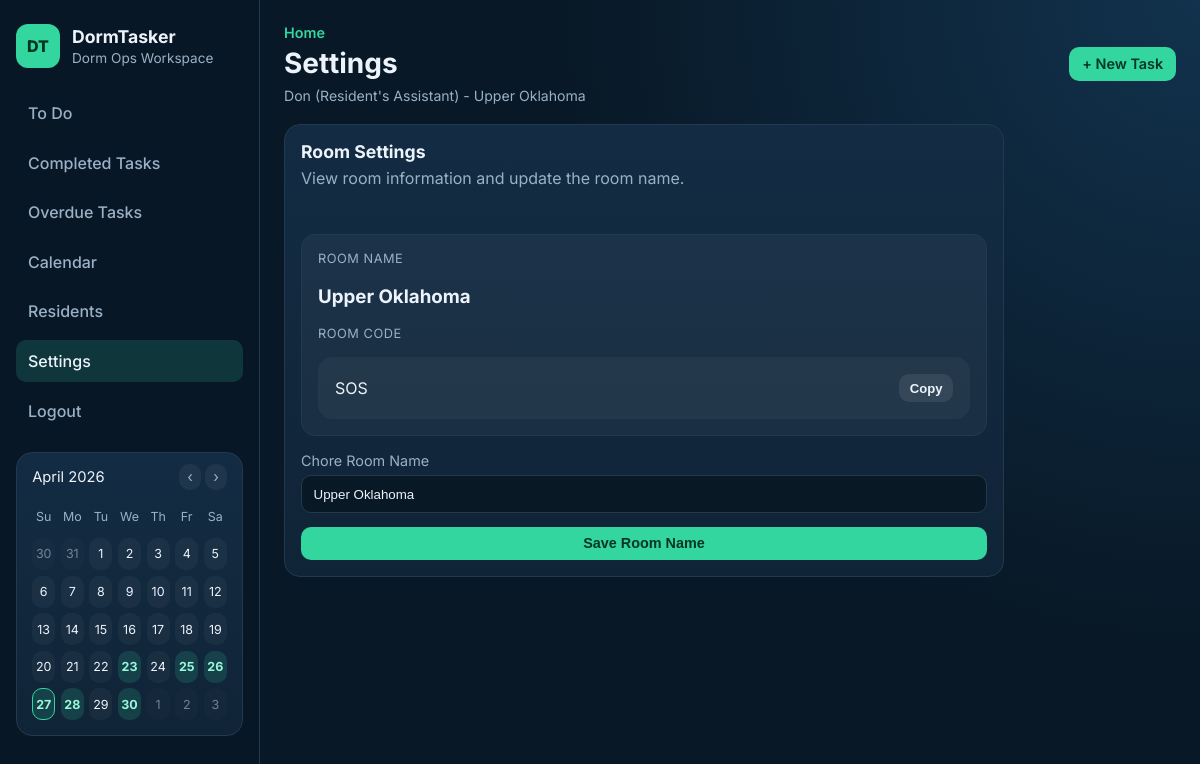
Page /settings (signed in) on the committed database.
### tables this page shows
CREATE TABLE users (
            id INTEGER PRIMARY KEY AUTOINCREMENT,
            name TEXT NOT NULL,
            role TEXT NOT NULL CHECK (role IN ('RA', 'Resident'))
        , email TEXT, password_hash TEXT, room_id INTEGER);

CREATE TABLE rooms (
            id INTEGER PRIMARY KEY AUTOINCREMENT,
            room_name TEXT NOT NULL,
            room_code TEXT NOT NULL UNIQUE,
            created_by INTEGER,
            FOREIGN KEY (created_by) REFERENCES users (id)
        );

### app.py (the view, shortened to what this page needs)
@app.route("/settings", methods=["GET", "POST"])
@login_required
def settings():
    room_id = g.current_user["room_id"]
    room = service.get_room(room_id)
    room = service.get_room(room_id)
    return render_template(
        "settings.html",
        page_title="Settings",
        room=room,
        user_role=g.current_user["role"],
    )

### app.py (called while the page is built)
def _format_user_role(role):
    return "Resident's Assistant" if role == "RA" else role

@app.before_request
def load_current_user():
    user_id = session.get("user_id")
    g.current_user = get_user_by_id(user_id) if user_id else None

@app.context_processor
def inject_current_user():
    current_user = g.get("current_user")
    if current_user:
        if current_user["role"] == "RA":
            chore_list = service.get_chores(room_id=current_user["room_id"])
        else:
            chore_list = service.get_resident_chores(current_user["id"], room_id=current_user["room_id"])
        calendar_data = _calendar_context(chore_list)
    else:
        calendar_data = {}
    return {
        "current_user": current_user,
        "current_path": request.path,
        "current_user_role_text": _format_user_role(current_user["role"]) if current_user else None,
        **calendar_data,
    }

### auth.py (called while the page is built)
def login_required(func):
    @wraps(func)
    def wrapper(*args, **kwargs):
        if not session.get("user_id"):
            flash("Please log in to continue.", "error")
            return redirect(url_for("login"))
        return func(*args, **kwargs)
    return wrapper

def get_user_by_id(user_id):
    conn = get_db_connection()
    user = conn.execute(
        """
        SELECT u.id, u.name, u.email, u.role, u.room_id, r.room_name, r.room_code
        FROM users u
        LEFT JOIN rooms r ON u.room_id = r.id
        WHERE u.id = ?
        """,
        (user_id,),
    ).fetchone()
    conn.close()
    return dict(user) if user else None

### database.py (called while the page is built)
def get_db_connection():
    conn = sqlite3.connect(DB_PATH)
    conn.row_factory = sqlite3.Row
    return conn

### services.py (called while the page is built)
    @staticmethod
    def _format_due_label(due_date: Optional[str], due_time: Optional[str]) -> str:
        if not due_date:
            return "No due date"
        parsed_date = datetime.strptime(due_date, "%Y-%m-%d").strftime("%B %d, %Y")
        if due_time:
            parsed_time = datetime.strptime(due_time, "%H:%M").strftime("%I:%M %p").lstrip("0")
            return f"Due: {parsed_date} at {parsed_time}"
        return f"Due: {parsed_date}"

    @staticmethod
    def _map_chore(row) -> Chore:
        return Chore(
            id=row["id"],
            title=row["title"],
            description=row["description"] or "",
            due_date=row["due_date"],
            status=row["status"],
        )

### templates/settings.html (shortened to what this page needs)
{% extends "base.html" %}
{% block page_title %}Settings{% endblock %}
{% block content %}
    <section class="card-panel settings-grid">
        <div class="panel-head">
            <h3>Room Settings</h3>
            <p>View room information and update the room name.</p>
        </div>
        <div class="room-card">
            <p class="stat-label">Room Name</p>
            <h3>{{ room.room_name }}</h3>
            <p class="stat-label">Room Code</p>
            <div class="code-card">
                <span>{{ room.room_code }}</span>
                {% if user_role == 'RA' %}
                    <button type="button" class="btn btn-soft btn-small" onclick="navigator.clipboard.writeText('{{ room.room_code }}')">Copy</button>
                {% endif %}
            </div>
        </div>
        {% if user_role == 'RA' %}
            <form method="post" class="task-form settings-form">
                <div class="field">
                    <label for="room_name">Chore Room Name</label>
                    <input type="text" id="room_name" name="room_name" value="{{ room.room_name }}" required>
                </div>
                <button class="btn btn-primary" type="submit">Save Room Name</button>
            </form>
        {% endif %}
    </section>
{% endblock %}

### templates/base.html (shortened to what this page needs)
<!DOCTYPE html>
<html lang="en">
<head>
    <link rel="stylesheet" href="{{ url_for('static', filename='style.css') }}">
</head>
<body>
    <div class="app-shell">
        <aside class="sidebar">
            <div class="brand">
                <span class="brand-badge">DT</span>
                <div>
                    <h1>DormTasker</h1>
                    <p>Dorm Ops Workspace</p>
                </div>
            </div>
            <nav class="sidebar-nav">
                {% if current_user %}
                    <a href="{{ url_for('dashboard') }}" class="nav-link{% if current_path == url_for('dashboard') %} active{% endif %}">To Do</a>
                    {% if current_user.role == "RA" %}
                        <a href="{{ url_for('completed_tasks') }}" class="nav-link{% if current_path == url_for('completed_tasks') %} active{% endif %}">Completed Tasks</a>
                        <a href="{{ url_for('overdue_tasks') }}" class="nav-link{% if current_path == url_for('overdue_tasks') %} active{% endif %}">Overdue Tasks</a>
                        <a href="{{ url_for('calendar_view') }}" class="nav-link{% if current_path == url_for('calendar_view') %} active{% endif %}">Calendar</a>
                        <a href="{{ url_for('residents') }}" class="nav-link{% if current_path == url_for('residents') %} active{% endif %}">Residents</a>
                        <a href="{{ url_for('settings') }}" class="nav-link{% if current_path == url_for('settings') %} active{% endif %}">Settings</a>
                    {% endif %}
                    <a href="{{ url_for('logout') }}" class="nav-link">Logout</a>
                {% else %}
                    <a href="{{ url_for('login') }}" class="nav-link">Login</a>
                    <a href="{{ url_for('register') }}" class="nav-link">Register</a>
                {% endif %}
            </nav>
            {% if current_user %}
                <section class="sidebar-card sidebar-calendar">
                    <div class="calendar-head">
                        <span>{{ calendar_label }}</span>
                        <div class="calendar-nav">
                            <a href="{{ current_path }}?calendar_month={{ calendar_prev }}">‹</a>
                            <a href="{{ current_path }}?calendar_month={{ calendar_next }}">›</a>
                        </div>
                    </div>
                    <div class="calendar-grid">
                        {% for day in calendar_weekdays %}
                            <span class="calendar-weekday">{{ day }}</span>
                        {% endfor %}
                        {% for cell in calendar_cells %}
                            <span class="calendar-cell{% if cell.month != calendar_month or cell.year != calendar_year %} calendar-muted{% endif %}{% if cell.day in calendar_due_days and cell.month == calendar_month and cell.year == calendar_year %} calendar-has-event{% endif %}{% if cell == calendar_current_date %} calendar-today{% endif %}">{{ cell.day }}</span>
                        {% endfor %}
                    </div>
                </section>
            {% endif %}
        </aside>
        <div class="main-panel">
            <header class="topbar">
                <div>
                    <p class="topbar-eyebrow">Home</p>
                    <h2 class="topbar-title">{% block page_title %}{{ page_title or 'Dashboard' }}{% endblock %}</h2>
                    {% if current_user %}
                        <p class="user-context">
                            {{ current_user.name }} ({{ current_user_role_text }}) - {{ current_user.room_name or "No Room" }}
                        </p>
                    {% endif %}
                </div>
                {% if current_user and current_user.role == "RA" %}
                    <a class="btn btn-primary" href="{{ url_for('create_chore') }}">+ New Task</a>
                {% elif not current_user %}
                    <a class="btn btn-primary" href="{{ url_for('register') }}">Join Dorm Room</a>
                {% endif %}
            </header>
            <main class="content">
                {% block content %}{% endblock %}
            </main>
        </div>
    </div>
</body>
</html>

### static/style.css (style rules this page uses)
:root { --bg: #081826; --bg-soft: #0f2335; --panel: #102437; --panel-alt: #132c43; --text: #edf3fb; --muted: #9ab1c5; --line: #22394f; --accent: #33d69f; --accent-dark: #27b987; --danger: #ff6f7f; --warning: #ffc56f; }
* { box-sizing: border-box; }
body { margin: 0; font-family: "Inter", sans-serif; background: radial-gradient(circle at top right, #12324d 0%, var(--bg) 45%); color: var(--text); }
a { color: inherit; }
.app-shell { min-height: 100vh; display: grid; grid-template-columns: 260px 1fr; }
.sidebar { border-right: 1px solid var(--line); background: rgba(8, 24, 38, 0.9); padding: 1.5rem 1rem; }
.brand { display: flex; gap: 0.75rem; align-items: center; margin-bottom: 1.5rem; }
.brand h1 { margin: 0; font-size: 1.1rem; font-weight: 700; }
.brand p { margin: 0.2rem 0 0; color: var(--muted); font-size: 0.85rem; }
.brand-badge { width: 44px; height: 44px; display: inline-flex; align-items: center; justify-content: center; border-radius: 12px; background: var(--accent); color: #04331f; font-weight: 800; }
.sidebar-nav { display: grid; gap: 0.45rem; }
.nav-link { text-decoration: none; padding: 0.7rem 0.75rem; border-radius: 10px; color: var(--muted); font-weight: 500; }
.nav-link.active { color: var(--text); background: rgba(51, 214, 159, 0.16); }
.sidebar-card { margin-top: 1.25rem; background: linear-gradient(180deg, var(--panel-alt) 0%, var(--panel) 100%); border: 1px solid var(--line); border-radius: 16px; padding: 1rem; }
.sidebar-calendar { padding: 0.95rem; }
.calendar-head { display: flex; justify-content: space-between; gap: 0.75rem; align-items: center; margin-bottom: 0.9rem; font-size: 0.92rem; color: var(--text); }
.calendar-nav a { color: var(--muted); text-decoration: none; padding: 0.25rem 0.5rem; border-radius: 10px; background: rgba(255, 255, 255, 0.05); }
.calendar-grid { display: grid; grid-template-columns: repeat(7, minmax(0, 1fr)); gap: 0.35rem; }
.calendar-weekday, .calendar-cell { display: inline-flex; align-items: center; justify-content: center; min-height: 32px; border-radius: 10px; font-size: 0.78rem; }
.calendar-weekday { color: var(--muted); }
.calendar-cell { background: rgba(255, 255, 255, 0.04); color: var(--text); }
.calendar-muted { opacity: 0.45; }
.calendar-has-event { background: rgba(51, 214, 159, 0.16); color: #9af7da; font-weight: 700; }
.calendar-today { border: 1px solid var(--accent); }
.main-panel { padding: 1.5rem; }
.topbar { display: flex; justify-content: space-between; align-items: center; margin-bottom: 1.25rem; }
.topbar-eyebrow { margin: 0; color: var(--accent); font-size: 0.9rem; font-weight: 600; }
.topbar-title { margin: 0.3rem 0 0; font-size: 1.75rem; }
.user-context { margin: 0.45rem 0 0; color: var(--muted); font-size: 0.88rem; }
.content { max-width: 1050px; }
.stat-card, .card-panel { background: linear-gradient(180deg, var(--panel-alt) 0%, var(--panel) 100%); border: 1px solid var(--line); border-radius: 16px; padding: 1rem; }
.stat-label { margin: 0; color: var(--muted); font-size: 0.8rem; text-transform: uppercase; letter-spacing: 0.04em; }
.card-panel { margin-bottom: 1rem; }
.panel-head h3 { margin: 0; font-size: 1.1rem; }
.panel-head p { color: var(--muted); margin: 0.35rem 0 0.9rem; }
.btn { border: none; border-radius: 10px; padding: 0.52rem 0.8rem; font-size: 0.9rem; text-decoration: none; font-weight: 600; cursor: pointer; display: inline-flex; align-items: center; justify-content: center; }
.btn-primary { background: var(--accent); color: #053527; }
.btn-soft { background: rgba(255, 255, 255, 0.08); color: var(--text); }
.btn-small { padding: 0.4rem 0.65rem; font-size: 0.82rem; }
.room-card, .code-card { background: rgba(255, 255, 255, 0.04); border: 1px solid var(--line); border-radius: 14px; padding: 1rem; margin-top: 1rem; }
.code-card { display: flex; align-items: center; justify-content: space-between; gap: 0.75rem; }
.settings-grid { display: grid; gap: 1rem; max-width: 720px; }
.task-form { display: grid; gap: 0.85rem; }
.field { display: grid; gap: 0.38rem; }
.field label { color: var(--muted); font-size: 0.9rem; }
input, textarea, select { width: 100%; background: rgba(7, 20, 31, 0.76); border: 1px solid var(--line); color: var(--text); border-radius: 10px; padding: 0.66rem 0.72rem; outline: none; }

### rows in the picture
users: name "Don"
rooms: room_name "Upper Oklahoma", room_code "SOS"

### other values in the picture
{{ calendar_label }} "April 2026"
{{ day }} "Su" "Mo" "Tu" "We" "Th" "Fr" "Sa"
{{ cell.day }} "30" "31" "1" "2" "3" "4" "5" "6" "7" "8" "9" "10" "11" "12" "13" "14" "15" "16" "17" "18" "19" "20" "21" "22" "23" "24" "25" "26" "27" "28" "29" "30" "1" "2" "3"
{{ current_user_role_text }} "Resident's Assistant"
